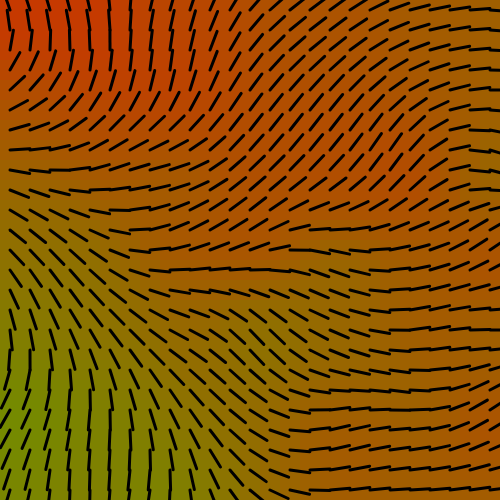
Frame 1 (no input)
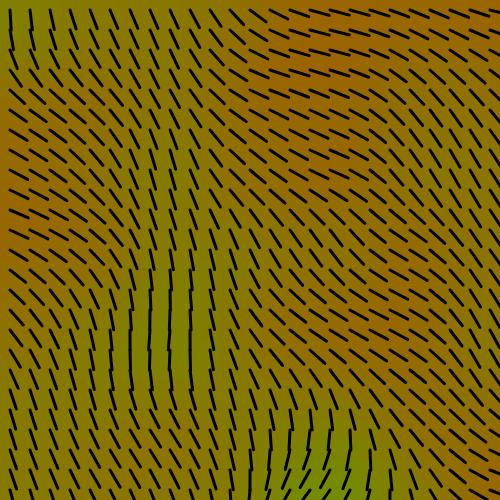
Frame 60 (no input)
Frame 120 (the mouse pressed at the canvas centre since frame 60): identical to frame 60, image omitted

The p5.js sketch that drew these frames (run headless with seeded random() and noise() and a simulated clock; from frame 60 on, the mouse is pressed at the canvas centre):

// p5.js sketch
// ── sketch.js
var stepSize = 20;
var scaleCoor = 650;

function setup() {
    createCanvas(500, 500);
    noiseSeed(0); //to always start in the same positions
}
///////////////////////////////////////////////////////////////////////
function draw() {
    background(125);

    colorGrid();
    compassGrid();
}
///////////////////////////////////////////////////////////////////////
function colorGrid() {
    // your code here

    var currNoise;
    var currColor;
    for (var i = 0; i < 25; i++) {
        for (var k = 0; k < 25; k++) {
            var scale = map(mouseX, 0, width, 200, 600);
            currNoise = noise(i * stepSize / scaleCoor, k * stepSize / scaleCoor, frameCount / scale);
            currColor = lerpColor(color(255, 0, 0), color(0, 255, 0), currNoise);
            noStroke();
            fill(currColor);
            rect(i * stepSize, k * stepSize, stepSize, stepSize);
        }
    }
}
///////////////////////////////////////////////////////////////////////
function compassGrid() {
    // your code here
    var currNoise;
    var currColor;
    for (var i = 0; i < 25; i++) {
        for (var k = 0; k < 25; k++) {
            push();
            var xpos = stepSize / 2 + i * stepSize;
            var ypos = stepSize / 2 + k * stepSize;
            var scale = map(mouseX, 0, width, 200, 600);
            currNoise = noise(xpos / scaleCoor, ypos / scaleCoor, frameCount / scale);
            var angle = map(currNoise, 0, 1, 0, 720);
            translate(xpos, ypos);
            angleMode(DEGREES);
            rotate(angle);
            strokeWeight(3);
            stroke(0);
            line(0, 0, 0, stepSize);
            pop();
        }
    }

}
